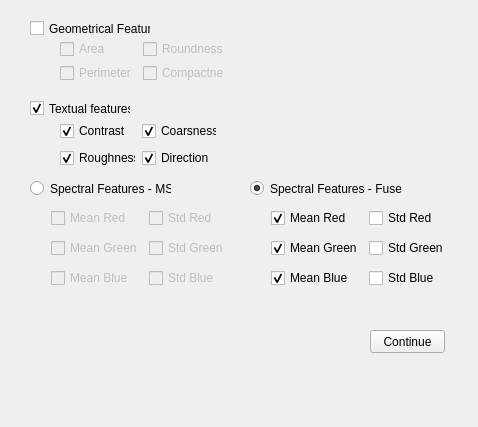
<?xml version="1.0" encoding="UTF-8"?>
<ui version="4.0">
 <class>ClassifyAttributes</class>
 <widget class="QWidget" name="ClassifyAttributes">
  <property name="geometry">
   <rect>
    <x>0</x>
    <y>0</y>
    <width>478</width>
    <height>427</height>
   </rect>
  </property>
  <property name="windowTitle">
   <string>Form</string>
  </property>
  <widget class="QCheckBox" name="checkBox">
   <property name="geometry">
    <rect>
     <x>30</x>
     <y>20</y>
     <width>121</width>
     <height>17</height>
    </rect>
   </property>
   <property name="text">
    <string>Geometrical Features</string>
   </property>
   <property name="checked">
    <bool>false</bool>
   </property>
  </widget>
  <widget class="QCheckBox" name="checkBox_6">
   <property name="geometry">
    <rect>
     <x>30</x>
     <y>100</y>
     <width>101</width>
     <height>17</height>
    </rect>
   </property>
   <property name="text">
    <string>Textual features</string>
   </property>
   <property name="checked">
    <bool>true</bool>
   </property>
  </widget>
  <widget class="QWidget" name="layoutWidget">
   <property name="geometry">
    <rect>
     <x>60</x>
     <y>120</y>
     <width>157</width>
     <height>51</height>
    </rect>
   </property>
   <layout class="QGridLayout" name="gridLayout_2">
    <item row="0" column="0">
     <widget class="QCheckBox" name="checkBox_contrast">
      <property name="text">
       <string>Contrast</string>
      </property>
      <property name="checked">
       <bool>true</bool>
      </property>
     </widget>
    </item>
    <item row="1" column="0">
     <widget class="QCheckBox" name="checkBox_rough">
      <property name="text">
       <string>Roughness</string>
      </property>
      <property name="checked">
       <bool>true</bool>
      </property>
     </widget>
    </item>
    <item row="0" column="1">
     <widget class="QCheckBox" name="checkBox_coarse">
      <property name="text">
       <string>Coarsness</string>
      </property>
      <property name="checked">
       <bool>true</bool>
      </property>
     </widget>
    </item>
    <item row="1" column="1">
     <widget class="QCheckBox" name="checkBox_dir">
      <property name="text">
       <string>Direction</string>
      </property>
      <property name="checked">
       <bool>true</bool>
      </property>
     </widget>
    </item>
   </layout>
  </widget>
  <widget class="QWidget" name="layoutWidget">
   <property name="geometry">
    <rect>
     <x>60</x>
     <y>40</y>
     <width>164</width>
     <height>42</height>
    </rect>
   </property>
   <layout class="QGridLayout" name="gridLayout">
    <item row="0" column="0">
     <widget class="QCheckBox" name="checkBox_area">
      <property name="enabled">
       <bool>false</bool>
      </property>
      <property name="text">
       <string>Area</string>
      </property>
      <property name="checked">
       <bool>false</bool>
      </property>
     </widget>
    </item>
    <item row="0" column="1">
     <widget class="QCheckBox" name="checkBox_round">
      <property name="enabled">
       <bool>false</bool>
      </property>
      <property name="text">
       <string>Roundness</string>
      </property>
      <property name="checked">
       <bool>false</bool>
      </property>
     </widget>
    </item>
    <item row="1" column="0">
     <widget class="QCheckBox" name="checkBox_peri">
      <property name="enabled">
       <bool>false</bool>
      </property>
      <property name="text">
       <string>Perimeter</string>
      </property>
      <property name="checked">
       <bool>false</bool>
      </property>
     </widget>
    </item>
    <item row="1" column="1">
     <widget class="QCheckBox" name="checkBox_compact">
      <property name="enabled">
       <bool>false</bool>
      </property>
      <property name="text">
       <string>Compactness</string>
      </property>
      <property name="checked">
       <bool>false</bool>
      </property>
     </widget>
    </item>
   </layout>
  </widget>
  <widget class="QWidget" name="layoutWidget">
   <property name="geometry">
    <rect>
     <x>51</x>
     <y>204</y>
     <width>181</width>
     <height>91</height>
    </rect>
   </property>
   <layout class="QGridLayout" name="gridLayout_3">
    <item row="0" column="0">
     <widget class="QCheckBox" name="checkBox_mr">
      <property name="enabled">
       <bool>false</bool>
      </property>
      <property name="text">
       <string>Mean Red</string>
      </property>
      <property name="checked">
       <bool>false</bool>
      </property>
     </widget>
    </item>
    <item row="0" column="1">
     <widget class="QCheckBox" name="checkBox_sr">
      <property name="enabled">
       <bool>false</bool>
      </property>
      <property name="text">
       <string>Std Red</string>
      </property>
      <property name="checked">
       <bool>false</bool>
      </property>
     </widget>
    </item>
    <item row="1" column="0">
     <widget class="QCheckBox" name="checkBox_mg">
      <property name="enabled">
       <bool>false</bool>
      </property>
      <property name="text">
       <string>Mean Green</string>
      </property>
      <property name="checked">
       <bool>false</bool>
      </property>
     </widget>
    </item>
    <item row="1" column="1">
     <widget class="QCheckBox" name="checkBox_sg">
      <property name="enabled">
       <bool>false</bool>
      </property>
      <property name="text">
       <string>Std Green</string>
      </property>
      <property name="checked">
       <bool>false</bool>
      </property>
     </widget>
    </item>
    <item row="2" column="0">
     <widget class="QCheckBox" name="checkBox_mb">
      <property name="enabled">
       <bool>false</bool>
      </property>
      <property name="text">
       <string>Mean Blue</string>
      </property>
      <property name="checked">
       <bool>false</bool>
      </property>
     </widget>
    </item>
    <item row="2" column="1">
     <widget class="QCheckBox" name="checkBox_sb">
      <property name="enabled">
       <bool>false</bool>
      </property>
      <property name="text">
       <string>Std Blue</string>
      </property>
      <property name="checked">
       <bool>false</bool>
      </property>
     </widget>
    </item>
   </layout>
  </widget>
  <widget class="QPushButton" name="pushButton">
   <property name="geometry">
    <rect>
     <x>370</x>
     <y>330</y>
     <width>75</width>
     <height>23</height>
    </rect>
   </property>
   <property name="text">
    <string>Continue</string>
   </property>
  </widget>
  <widget class="QWidget" name="layoutWidget_2">
   <property name="geometry">
    <rect>
     <x>271</x>
     <y>204</y>
     <width>181</width>
     <height>91</height>
    </rect>
   </property>
   <layout class="QGridLayout" name="gridLayout_4">
    <item row="0" column="0">
     <widget class="QCheckBox" name="checkBox_mr_2">
      <property name="text">
       <string>Mean Red</string>
      </property>
      <property name="checked">
       <bool>true</bool>
      </property>
     </widget>
    </item>
    <item row="0" column="1">
     <widget class="QCheckBox" name="checkBox_sr_2">
      <property name="text">
       <string>Std Red</string>
      </property>
      <property name="checked">
       <bool>false</bool>
      </property>
     </widget>
    </item>
    <item row="1" column="0">
     <widget class="QCheckBox" name="checkBox_mg_2">
      <property name="text">
       <string>Mean Green</string>
      </property>
      <property name="checked">
       <bool>true</bool>
      </property>
     </widget>
    </item>
    <item row="1" column="1">
     <widget class="QCheckBox" name="checkBox_sg_2">
      <property name="text">
       <string>Std Green</string>
      </property>
      <property name="checked">
       <bool>false</bool>
      </property>
     </widget>
    </item>
    <item row="2" column="1">
     <widget class="QCheckBox" name="checkBox_sb_2">
      <property name="text">
       <string>Std Blue</string>
      </property>
      <property name="checked">
       <bool>false</bool>
      </property>
     </widget>
    </item>
    <item row="2" column="0">
     <widget class="QCheckBox" name="checkBox_mb_2">
      <property name="text">
       <string>Mean Blue</string>
      </property>
      <property name="checked">
       <bool>true</bool>
      </property>
     </widget>
    </item>
   </layout>
  </widget>
  <widget class="QRadioButton" name="radioButton_fused">
   <property name="geometry">
    <rect>
     <x>250</x>
     <y>180</y>
     <width>151</width>
     <height>17</height>
    </rect>
   </property>
   <property name="text">
    <string>Spectral Features - Fused</string>
   </property>
   <property name="checked">
    <bool>true</bool>
   </property>
  </widget>
  <widget class="QRadioButton" name="radioButton_mss">
   <property name="geometry">
    <rect>
     <x>30</x>
     <y>180</y>
     <width>141</width>
     <height>17</height>
    </rect>
   </property>
   <property name="text">
    <string>Spectral Features - MSS</string>
   </property>
   <property name="checked">
    <bool>false</bool>
   </property>
  </widget>
 </widget>
 <resources/>
 <connections/>
</ui>
